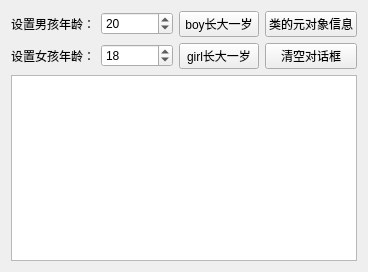
<?xml version="1.0" encoding="UTF-8"?>
<ui version="4.0">
 <class>Widget</class>
 <widget class="QWidget" name="Widget">
  <property name="geometry">
   <rect>
    <x>0</x>
    <y>0</y>
    <width>368</width>
    <height>272</height>
   </rect>
  </property>
  <property name="windowTitle">
   <string>Widget</string>
  </property>
  <layout class="QVBoxLayout" name="verticalLayout">
   <item>
    <layout class="QGridLayout" name="gridLayout">
     <item row="0" column="0">
      <widget class="QLabel" name="label">
       <property name="text">
        <string>设置男孩年龄：</string>
       </property>
      </widget>
     </item>
     <item row="0" column="1">
      <widget class="QSpinBox" name="spinBoxBoy">
       <property name="value">
        <number>20</number>
       </property>
      </widget>
     </item>
     <item row="0" column="2">
      <widget class="QPushButton" name="btnBoyInc">
       <property name="text">
        <string>boy长大一岁</string>
       </property>
      </widget>
     </item>
     <item row="0" column="3">
      <widget class="QPushButton" name="btnClassInfo">
       <property name="text">
        <string>类的元对象信息</string>
       </property>
      </widget>
     </item>
     <item row="1" column="0">
      <widget class="QLabel" name="label_2">
       <property name="text">
        <string>设置女孩年龄：</string>
       </property>
      </widget>
     </item>
     <item row="1" column="1">
      <widget class="QSpinBox" name="spinBoxGirl">
       <property name="value">
        <number>18</number>
       </property>
      </widget>
     </item>
     <item row="1" column="2">
      <widget class="QPushButton" name="btnGirlInc">
       <property name="text">
        <string>girl长大一岁</string>
       </property>
      </widget>
     </item>
     <item row="1" column="3">
      <widget class="QPushButton" name="btnClear">
       <property name="text">
        <string>清空对话框</string>
       </property>
      </widget>
     </item>
    </layout>
   </item>
   <item>
    <widget class="QPlainTextEdit" name="txtEdit"/>
   </item>
  </layout>
 </widget>
 <layoutdefault spacing="6" margin="11"/>
 <resources/>
 <connections>
  <connection>
   <sender>btnClear</sender>
   <signal>clicked()</signal>
   <receiver>txtEdit</receiver>
   <slot>clear()</slot>
   <hints>
    <hint type="sourcelabel">
     <x>318</x>
     <y>42</y>
    </hint>
    <hint type="destinationlabel">
     <x>183</x>
     <y>161</y>
    </hint>
   </hints>
  </connection>
 </connections>
</ui>
